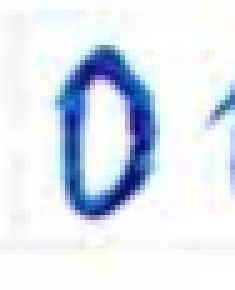
#> input picture Labelled/0 100 2.png, 47 x 58 px, found by its file name (shown 5 times larger); its folder holds only this picture in this run
$ python isBlank.py   (older library calls are emulated)
#> lines starting #> are read from the running program, lines starting #| are printed output that depends on the picture; long printed decimals are rounded
#> in main, img is the input picture: shape (58, 47, 3); mean R, G, B 221.7, 229.1, 239.8
import os
import cv2
import numpy as np
from scipy.misc import imsave, imread, imresize
from matplotlib import pyplot as plt

IMAGE_DIRECTORY = './images'
OUTPUT_DIRECTORY = './output'

def process(img):
    # read parsed image back in 8-bit, black and white mode (L)
    img = cv2.cvtColor(img, cv2.COLOR_BGR2GRAY)
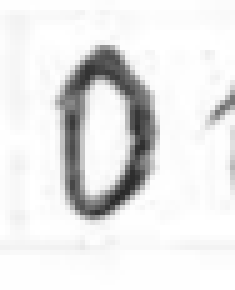
#> img: shape (58, 47) (shown 5 times larger); min 39, max 255, mean 231.5
    img = np.invert(img)
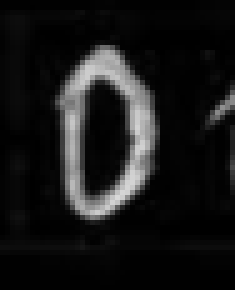
#> img: shape (58, 47) (shown 5 times larger); min 0, max 216, mean 23.5
    # show(img,'original')

    for i in range(img.shape[0]):
        for j in range(img.shape[1]):
            if img[i][j] < 8:
                img[i][j]=0
    # show(img,'edited')

    img = img[ int(img.shape[0]/3): int(2*img.shape[0]/3), int(img.shape[1]/3): int(2*img.shape[1]/3)]
    # show(img,'centre')

    sd = np.std(img)
#> sd = 72.88
    # print("STANDARD DEV :: ",sd)
    return sd

def broadcast(img):
    height, width = img.shape
    x = height+2 if height > width else width+2
    y = height+2 if height > width else width+2
    square= np.zeros((x,y), np.uint8)
    square[int((y-height)/2):int(y-(y-height)/2), int((x-width)/2):int(x-(x-width)/2)] = img
    return square

def show(img,title):
    print(title)
    for i in range(img.shape[0]):
        for j in range(img.shape[1]):
            print(img[i,j],end='|')
        print()

    plt.imshow(img, cmap='gray')
    plt.title(title)
    plt.show()

def main():
    path = '../Training Images/Labelled'
    for fln in os.listdir(path):
        file_name = os.path.join(path, fln)
        img = imread(file_name)
        sd = process(img)
#> sd = 72.88
        if(sd <= 10):
            # os.rename(file_name,'../Training Images/Blanks/Letters/'+fln)
            print("+++++++++++++++++++++++++++",fln," ==> ",sd)
        else:
            print(fln," ==> ",sd)
#| 0 100 2.png  ==>  72.881

# imag = imread(IMAGE_DIRECTORY+"/85 3.png")
# process(imag)
main()

$ run again, on Labelled/0 176 2.png
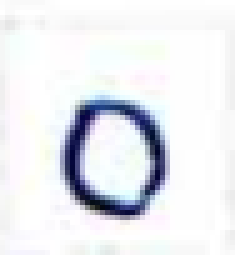
#> input picture Labelled/0 176 2.png, 47 x 51 px, found by its file name (shown 5 times larger)
#> in main, img is the input picture: shape (51, 47, 3); mean R, G, B 232.6, 234.3, 238.9
#> in process, `img = cv2.cvtColor(img, cv2.COLOR_BGR2GRAY)`:
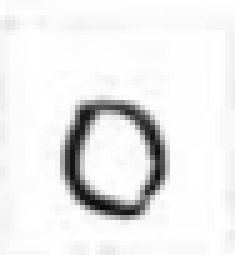
#> img: shape (51, 47) (shown 5 times larger); min 10, max 255, mean 235.5
#> in process, `img = np.invert(img)`:
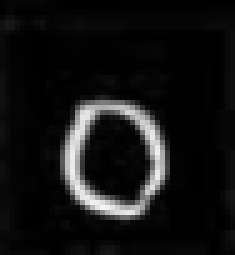
#> img: shape (51, 47) (shown 5 times larger); min 0, max 245, mean 19.5
#> in process, `sd = np.std(img)`: sd = 76.86
#| 0 176 2.png  ==>  76.855

$ run again, on Labelled/0 176 3.png
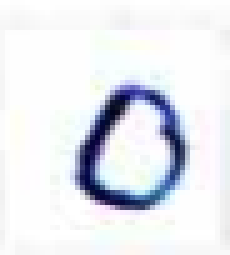
#> input picture Labelled/0 176 3.png, 46 x 51 px, found by its file name (shown 5 times larger)
#> in main, img is the input picture: shape (51, 46, 3); mean R, G, B 230.8, 233.2, 238.9
#> in process, `img = cv2.cvtColor(img, cv2.COLOR_BGR2GRAY)`:
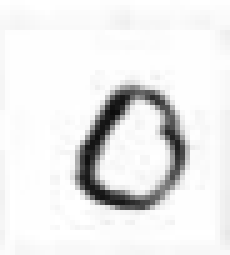
#> img: shape (51, 46) (shown 5 times larger); min 11, max 255, mean 234.6
#> in process, `img = np.invert(img)`:
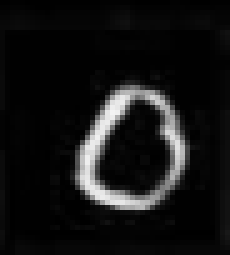
#> img: shape (51, 46) (shown 5 times larger); min 0, max 244, mean 20.4
#> in process, `sd = np.std(img)`: sd = 85.73
#| 0 176 3.png  ==>  85.729

$ run again, on Labelled/0 176 4.png
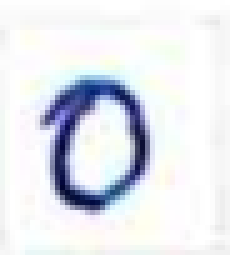
#> input picture Labelled/0 176 4.png, 46 x 51 px, found by its file name (shown 5 times larger)
#> in main, img is the input picture: shape (51, 46, 3); mean R, G, B 228.5, 231.3, 237.3
#> in process, `img = cv2.cvtColor(img, cv2.COLOR_BGR2GRAY)`:
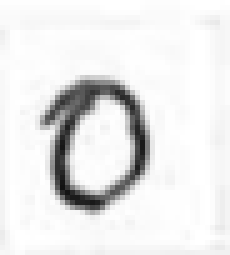
#> img: shape (51, 46) (shown 5 times larger); min 18, max 255, mean 232.8
#> in process, `img = np.invert(img)`:
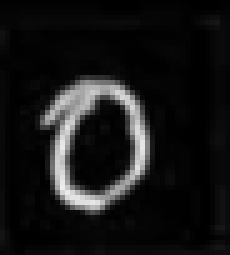
#> img: shape (51, 46) (shown 5 times larger); min 0, max 237, mean 22.2
#> in process, `sd = np.std(img)`: sd = 78.38
#| 0 176 4.png  ==>  78.384
